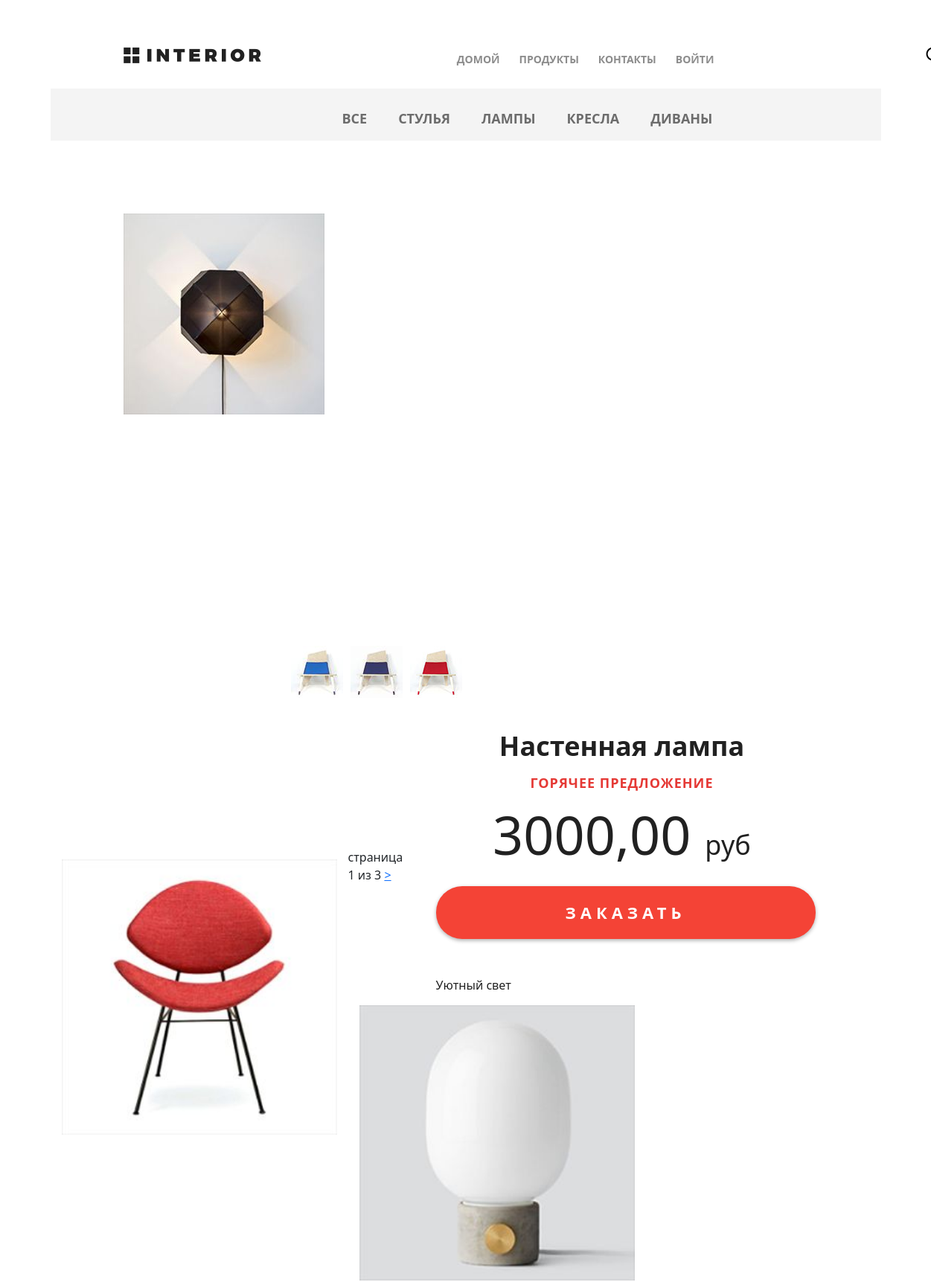
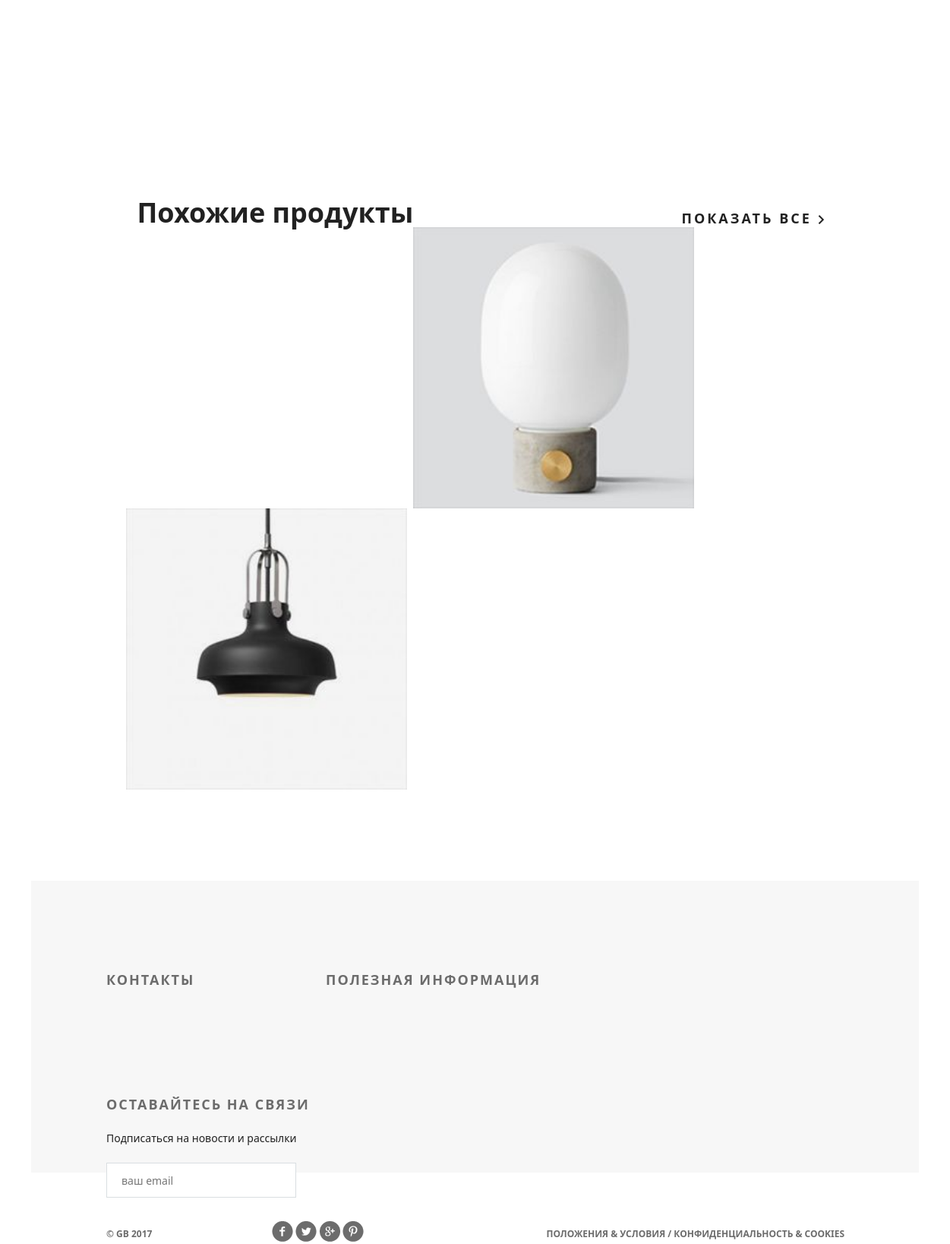
Screenshot of /products/ with the database file from the repository (2 pictures, top to bottom).
### mainapp/models.py (models this page shows, shortened)
class ProductCategory(models.Model):
    name = models.CharField(
        verbose_name='имя',
        max_length=64,
        unique=True
    )
    description = models.TextField(
        verbose_name='описание',
        blank=True
    )
    is_active = models.BooleanField(
        verbose_name='активна',
        default=True
    )

class Product(models.Model):
    category = models.ForeignKey(
        ProductCategory,
        on_delete=models.CASCADE
    )
    name = models.CharField(
        verbose_name='имя продукт',
        max_length=128
    )
    image = models.ImageField(
        upload_to='products_images',
        blank=True
    )
    short_desc = models.CharField(
        verbose_name='краткое описание',
        max_length=60,
        blank=True
    )
    description = models.TextField(
        verbose_name='описание',
        blank=True
    )
    price = models.DecimalField(
        verbose_name='цена',
        max_digits=8,
        decimal_places=2,
        default=0
    )
    quantity = models.PositiveIntegerField(
        verbose_name='количество на складе',
        default=0
    )
    is_active = models.BooleanField(
        verbose_name='активна',
        default=True
    )

### mainapp/views.py (the view, shortened to what this page needs)
# urls.py: path('products/', include('mainapp.urls', namespace='products')),
def products(request, pk=None, page=1):
    title = "Каталог"
    links_menu = ProductCategory.objects.all()
    products = Product.objects.all().order_by('price')
    hot_product = get_hot_product()
    same_product = get_same_products(hot_product)
    paginator = Paginator(products, 2)
    try:
        products_paginator = paginator.page(page)
    except PageNotAnInteger:
        products_paginator = paginator.page(1)
    except EmptyPage:
        products_paginator = paginator.page(paginator.num_pages)
    context = {
        'title': title,
        'links_menu': links_menu,
        'products': products_paginator,
        'hot_product': hot_product,
        'same_products': same_product,
    }
    return render(request, 'mainapp/products.html', context=context)

### mainapp/context_processors.py (called while the page is built)
def basket(request):
    print(f'context processor basket works')
    basket =[]
    if request.user.is_authenticated:
       basket = Basket.objects.filter(user=request.user)
    return {
        'basket': basket,
    }

### mainapp/views.py (called while the page is built)
def get_hot_product():
    products = Product.objects.all()
    return random.sample(list(products), 1)[0]

def get_same_products(hot_product):
    same_products = Product.objects.filter(category=hot_product.category).exclude(pk=hot_product.pk).order_by('price')
    return same_products

### mainapp/templates/mainapp/products.html (shortened to what this page needs)
{% extends 'geekshop/base.html' %}
{% load static %}
{% block css %}
    <link rel="stylesheet" type="text/css" href="{% static 'mainapp/style.css' %}">
{% endblock %}
{% block content %}
    <div class="hero-white">
        {% include 'geekshop/includes/header.html' %}
    </div>
    <div class="details">
        {% include 'mainapp/includes/inc_menu.html' %}
        <div class="details-products">
            {% if hot_product %}
                <div class="details-slider">
                    <div class="slider-product">
                        <img src="../media/{{ hot_product.image }}">
                    </div>
                    <div class="slider-control">
                        <div class="block">
                            <a href="#"><img src="{% static 'geekshop/img/controll.jpg' %}" alt="">
                            </a>
                        </div>
                        <div class="block">
                            <a href="#"><img src="{% static 'geekshop/img/controll1.jpg' %}" alt="">
                            </a>
                        </div>
                        <div class="block">
                            <a href="#"><img src="{% static 'geekshop/img/controll2.jpg' %}" alt="">
                            </a>
                        </div>
                    </div>
                </div>
            <div class="description">
                <h3 class="big-bold">{{ hot_product.name }}</h3>
                <h3 class="red">горячее предложение</h3>
                <p class="price"> {{ hot_product.price }} <span>руб</span></p>
                <a href="{% url 'basket:add' hot_product.pk %}" class="red-button">
                    заказать
                </a>
                <div class="description-text">
                    {{ hot_product.short_desc }}
                </div>
            </div>
        </div>
            {% endif %}
        <div class="products_list">
            <div class="title clearfix">
            </div>
        </div>
        <div class="category-products products">
            {% for product in products %}
                <div class="block">
                    <a href="{% url 'products:detail' product.pk %}">
                        <img src="/media/{{ product.image }}" alt="product" style="width: 100%;">
                    </a>
                </div>
            {% endfor %}
            <div class="paginator">
                <span class="current">
                    страница {{ products.number }} из
                    {{ products.paginator.num_pages }}
                </span>
                {% if products.has_next %}
                    <a href="{% url 'products:page' products.next_page_number %}">
                        >
                    </a>
                {% endif %}
            </div>
        </div>
        {% if same_products %}
			<div class="related">
				<div class="title clearfix">
					<h2>Похожие продукты</h2>
					<a class="explore" href="#">показать все <img src="{% static 'geekshop/img/arrow.png' %}" alt=""></a>
				</div>
				<div class="related-products clearfix">
					{% for same_product in same_products %}
					    <div class="block">
							<a href="{% url 'products:detail' same_product.pk %}"><img src="/media/{{ same_product.image }}" alt="" style="width: 100%;">
							</a>
						</div>
					 {% endfor %}
				</div>
			</div>
        {% endif %}
    </div>
{% endblock %}

### mainapp/templates/mainapp/includes/inc_menu.html (shortened to what this page needs)
<div class="links clearfix">
    <ul class="links-menu">
      <li>
        <a href="{% url 'products:category' 0 %}"
           class="">
          все
        </a>
      </li>
        {% for link in links_menu %}
            <li><a href="{% url 'products:category' link.pk %}"
                   class="{% if request.resolver_match.kwargs.pk|add:'0' == link.pk %}active{% endif %}">{{ link.name }}</a></li>
        {% endfor %}
    </ul>
</div>

### geekshop/static/geekshop/style.css (style rules this page uses)
* { margin: 0; padding: 0; }
body { font-family: 'Montserrat', sans-serif; }
html, body { height: 100%; }
.clearfix:after { content: ""; display: block; clear: both; }
.explore { text-transform: uppercase; color: #212121; font-size: 18px; font-weight: 700; line-height: 24px; text-align: center; float: right; margin-top: 138px; letter-spacing: 3px; text-decoration: none; }
.big-bold { color: #212121; font-size: 36px; font-weight: 700; text-align: left; margin-bottom: 24px; line-height: 36px; }
.title { height: 152px; margin-right: 15px; }
.title h2 { float: left; margin-top: 118px; color: #212121; font-size: 36px; font-weight: 700; text-align: left; margin-left: 15px; }
.red { text-transform: uppercase; color: #e53935; font-size: 18px; font-weight: 700; text-align: left; letter-spacing: 1px; line-height: 17px; margin-bottom: 22px; }
.products { margin-top: 50px; margin-bottom: 56px; }
.products .block a img { float: left; }
.products .block { float: left; margin: 15px; display: block; height: 370px; width: 370px; position: relative; }
.hero-white { background-color: #fff; height: 119px; padding-left: 98px; padding-right: 211px; position: relative; }
.links { height: 70px; background-color: #f4f4f4; position: relative; padding-left: 360px; }
.links-menu { margin: 27px auto 0px; position: absolute; }
.links-menu li { float: left; list-style-type: none; padding-right: 42px; }
.links-menu li a { text-decoration: none; color: #6c6c6c; font-size: 18px; font-weight: 700; text-transform: uppercase; }
.details-products { padding-left: 98px; padding-right: 98px; margin-top: 98px; height: 651px; }
.details-slider { width: 570px; float: left; margin-right: 30px; }
.slider-product { width: 570px; height: 570px; }
.slider-control { width: 420px; height: 70px; margin: 11px auto 0px; padding-left: 150px }
.slider-control .block { height: 70px; width: 70px; position: relative; float: left; margin-right: 10px; }
.description { width: 535px; float: right; padding-left: 35px }
.description .big-bold { color: #212121; font-size: 36px; font-weight: 700; text-align: center; margin-top: 47px; margin-bottom: 0px; }
.description .red { text-transform: uppercase; color: #e53935; font-size: 18px; font-weight: 700; text-align: center; letter-spacing: 1px; line-height: 17px; margin-top: 23px; margin-bottom: 36px; }
.description .price { color: #212121; font-size: 72px; font-weight: 300; line-height: 48px; text-align: center; }
.description .price span { color: #212121; font-size: 36px; font-weight: 300; line-height: 48px; text-align: center; }
.red-button { display: block; height: 71px; width: 510px; border-radius: 35px; background-color: #f44336; text-align: center; text-transform: uppercase; text-decoration: none; color: #ffffff; font-size: 22px; font-weight: 700; line-height: 24px; box-shadow: 0px 2px 4.85px 0.15px rgba(33, 33, 33, 0.35); line-height: 70px; letter-spacing: 6px; margin-top: 31px; }
.description-text { margin-top: 50px; color: #212121; font-size: 16px; font-weight: 300; line-height: 24px; text-align: left; }
.related { padding: 0px 98px; }
.related .title { height: 343px; margin-right: 0; }
.related .title h2 { margin-top: 245px; }
.related .title .explore { margin-top: 262px; }
.related-products { margin-bottom: 120px; }
.related-products .block a img { float: left; }
.related-products .block { float: left; margin-right: 30px; display: block; height: 370px; width: 370px; position: relative; }

### mainapp/static/mainapp/style.css (style rules this page uses)
.details-slider { width: 570px; float: left; margin-right: 30px; }

### rows the page displays
ProductCategory: name "СТУЛЬЯ"
ProductCategory: name "ЛАМПЫ"
ProductCategory: name "КРЕСЛА"
ProductCategory: name "ДИВАНЫ"
Product: image (picture), name "Настенная лампа", price "3000,00", short_desc "Уютный свет"
Product: image (picture)
Product: image (picture)
Product: image (picture)

### other values shown
{{ products.number }} "1"
{{ products.paginator.num_pages }} "3"
